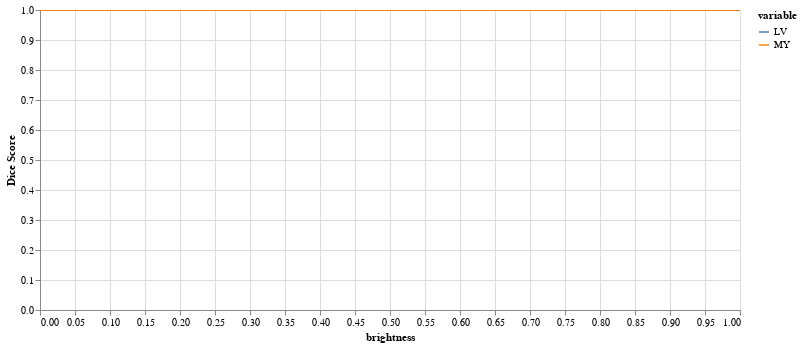

Write notebook code for a chart like this one.
### Code cell
results = eval_bright_series(img(), trueMask(), trainedModel, start=0, end=1.05, components=['bg','LV','MY'])
plot_eval_series(results)

### Figure 1 — Vega-Lite specification as saved in the notebook (floating-point values rounded to 4 significant figures)
{"config": {"view": {"continuousWidth": 400, "continuousHeight": 300}}, "data": {"name": "data-c03f6d84cb2201007aa80f9c5f99ac8f"}, "mark": "line", "encoding": {"color": {"field": "variable", "type": "nominal"}, "tooltip": {"field": "Dice Score", "type": "quantitative"}, "x": {"field": "brightness", "type": "quantitative"}, "y": {"field": "Dice Score", "type": "quantitative"}}, "height": 300, "selection": {"selector014": {"type": "interval", "bind": "scales", "encodings": ["x", "y"]}}, "width": 700, "$schema": "https://vega.github.io/schema/vega-lite/v4.17.0.json", "datasets": {"data-c03f6d84cb2201007aa80f9c5f99ac8f": [{"brightness": 0.0, "variable": "LV", "Dice Score": 1.0}, {"brightness": 0.05, "variable": "LV", "Dice Score": 1.0}, {"brightness": 0.1, "variable": "LV", "Dice Score": 1.0}, {"brightness": 0.15, "variable": "LV", "Dice Score": 1.0}, {"brightness": 0.2, "variable": "LV", "Dice Score": 1.0}, {"brightness": 0.25, "variable": "LV", "Dice Score": 1.0}, {"brightness": 0.3, "variable": "LV", "Dice Score": 1.0}, {"brightness": 0.35, "variable": "LV", "Dice Score": 1.0}, {"brightness": 0.4, "variable": "LV", "Dice Score": 1.0}, {"brightness": 0.45, "variable": "LV", "Dice Score": 1.0}, {"brightness": 0.5, "variable": "LV", "Dice Score": 1.0}, {"brightness": 0.55, "variable": "LV", "Dice Score": 1.0}, {"brightness": 0.6, "variable": "LV", "Dice Score": 1.0}, {"brightness": 0.65, "variable": "LV", "Dice Score": 1.0}, {"brightness": 0.7, "variable": "LV", "Dice Score": 1.0}, {"brightness": 0.75, "variable": "LV", "Dice Score": 1.0}, {"brightness": 0.8, "variable": "LV", "Dice Score": 1.0}, {"brightness": 0.85, "variable": "LV", "Dice Score": 1.0}, {"brightness": 0.9, "variable": "LV", "Dice Score": 1.0}, {"brightness": 0.95, "variable": "LV", "Dice Score": 1.0}, {"brightness": 1.0, "variable": "LV", "Dice Score": 1.0}, {"brightness": 0.0, "variable": "MY", "Dice Score": 1.0}, {"brightness": 0.05, "variable": "MY", "Dice Score": 1.0}, {"brightness": 0.1, "variable": "MY", "Dice Score": 1.0}, {"brightness": 0.15, "variable": "MY", "Dice Score": 1.0}, {"brightness": 0.2, "variable": "MY", "Dice Score": 1.0}, {"brightness": 0.25, "variable": "MY", "Dice Score": 1.0}, {"brightness": 0.3, "variable": "MY", "Dice Score": 1.0}, {"brightness": 0.35, "variable": "MY", "Dice Score": 1.0}, {"brightness": 0.4, "variable": "MY", "Dice Score": 1.0}, {"brightness": 0.45, "variable": "MY", "Dice Score": 1.0}, {"brightness": 0.5, "variable": "MY", "Dice Score": 1.0}, {"brightness": 0.55, "variable": "MY", "Dice Score": 1.0}, {"brightness": 0.6, "variable": "MY", "Dice Score": 1.0}, {"brightness": 0.65, "variable": "MY", "Dice Score": 1.0}, {"brightness": 0.7, "variable": "MY", "Dice Score": 1.0}, {"brightness": 0.75, "variable": "MY", "Dice Score": 1.0}, {"brightness": 0.8, "variable": "MY", "Dice Score": 1.0}, {"brightness": 0.85, "variable": "MY", "Dice Score": 1.0}, {"brightness": 0.9, "variable": "MY", "Dice Score": 1.0}, {"brightness": 0.95, "variable": "MY", "Dice Score": 1.0}, {"brightness": 1.0, "variable": "MY", "Dice Score": 1.0}]}}
